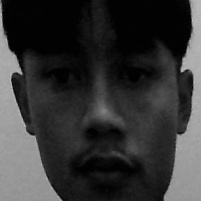
#> input picture dataset/User.1.0.jpg, 201 x 201 px
$ python -i NameFind.py   (imports and definitions only)
#> lines starting #> are read from the running program, lines starting #| are printed output that depends on the picture; long printed decimals are rounded
# ----------- FUNCTION TO READ THE FILE AND ADD THE NAMES AND IDs IN TO TUPLES

import cv2
import math
import time
from scipy.spatial import distance as dist

now_time = time.time()

face = cv2.CascadeClassifier('Haar/haarcascade_frontalface_alt.xml')
glass_cas = cv2.CascadeClassifier('Haar/haarcascade_eye_tree_eyeglasses.xml')

WHITE = [255, 255, 255]


def FileRead():
	# Open th text file in readmode
	Info = open("Names.txt", "r")
#> (reads Names.txt from the repository)
	# The tuple to store Names
	NAME = []
	# Read all the lines in the file and store them in two tuples
	while True:
		Line = Info.readline()
		if Line == '':
			break
		NAME.append(Line.split(",")[1].rstrip())
	# Return the two tuples
	return NAME
# Run the above Function to get the ID and Names Tuple


Names = FileRead()

# ------------------- FUNCTION TO FIND THE NAME  -----------------------------------------------------------


# [70 lines left out: functions ID2Name, AddName, DispID, draw_box, eye_aspect_ratio, not called in this run]


def DetectEyes(Image):
	Theta = 0
	rows, cols = Image.shape
	# This detects the eyes
	glass = glass_cas.detectMultiScale(Image)
	for (sx, sy, sw, sh) in glass:
		# The Image should have 2 eyes
		if glass.shape[0] == 2:
			if glass[1][0] > glass[0][0]:
				# Height difference between the glass
				DY = ((glass[1][1] + glass[1][3] / 2) - (glass[0][1] + glass[0][3] / 2))
				# Width differance between the glass
				DX = ((glass[1][0] + glass[1][2] / 2) - glass[0][0] + (glass[0][2] / 2))
			else:
				# Height difference between the glass
				DY = (-(glass[1][1] + glass[1][3] / 2) + (glass[0][1] + glass[0][3] / 2))
				# Width differance between the glass
				DX = (-(glass[1][0] + glass[1][2] / 2) + glass[0][0] + (glass[0][2] / 2))
			# Make sure the the change happens only if there is an angle
			if (DX != 0.0) and (DY != 0.0):
				# Find the Angle
				Theta = math.degrees(math.atan(round(float(DY) / float(DX), 2)))
				print("Theta  " + str(Theta))
				# Find the Rotation Matrix
				M = cv2.getRotationMatrix2D((cols / 2, rows / 2), Theta, 1)
				Image = cv2.warpAffine(Image, M, (cols, rows))
				# UNCOMMENT IF YOU WANT TO SEE THE RESULT
				# cv2.imshow('ROTATED', Image)
				# This detects a face in the image
				Face2 = face.detectMultiScale(Image, 1.3, 5)
				for (FaceX, FaceY, FaceWidth, FaceHeight) in Face2:
					CroppedFace = Image[FaceY: FaceY + FaceHeight, FaceX: FaceX + FaceWidth]
					return CroppedFace


def DrawBox(Image, x, y, w, h):
	# Draw a rectangle around the face
	cv2.rectangle(Image, (x, y), (x + w, y + h), (255, 255, 255), 1)


def tell_time_passed():
	print('TIME PASSED ' + str(round(((time.clock() - now_time)/60), 2)) + ' MINS')

>>> import cv2
>>> picture = cv2.imread('dataset/User.1.0.jpg', cv2.IMREAD_GRAYSCALE)
#> picture is the input picture: shape (201, 201); min 0, max 192, mean 52.2
>>> result = DetectEyes(picture)
#> in DetectEyes, `glass = glass_cas.detectMultiScale(Image)`: glass = [[111, 55, 43, 43], [37, 53, 49, 49]]
#> the loop in DetectEyes, `for (sx, sy, sw, sh) in glass:` made 2 passes
#> (sx, sy, sw, sh, DY, DX, Theta, M) on passes 1 to 2: (111, 55, 43, 43, -1, 71, -0.573, [[1, -0.01, 1.01], [0.01, 1, -1]]), (37, 53, 49, 49, -1, 71, -0.573, [[1, -0.01, 1.01], [0.01, 1, -1]])
#| Theta  -0.5729
#| Theta  -0.5729
#> pass 2, in DetectEyes, `Image = cv2.warpAffine(Image, M, (cols, rows))`:
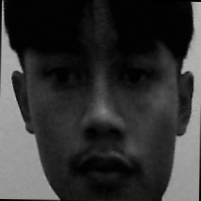
#> Image: shape (201, 201); min 0, max 185, mean 51.1
